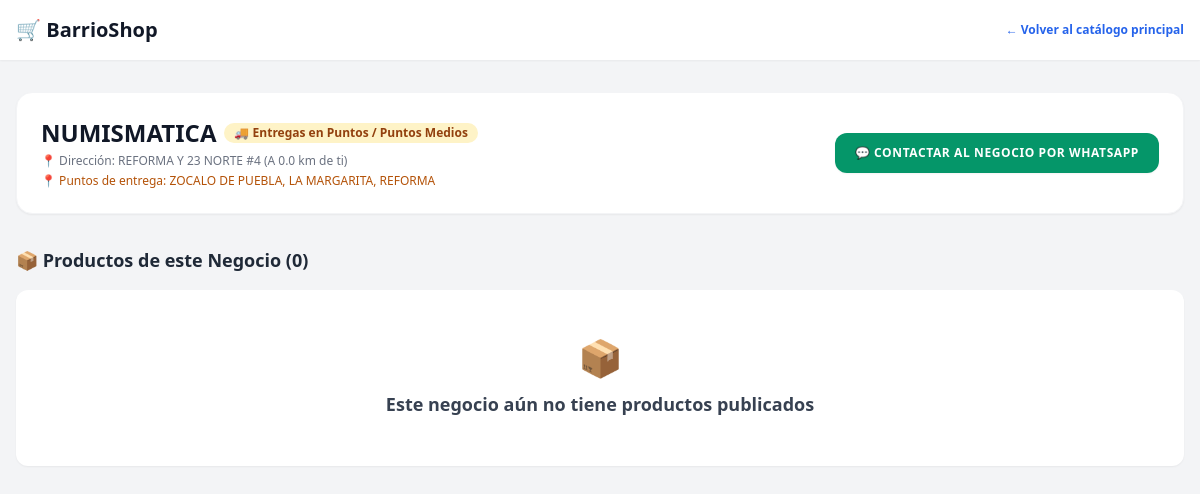
Page /business/1/ on the earlier database version.
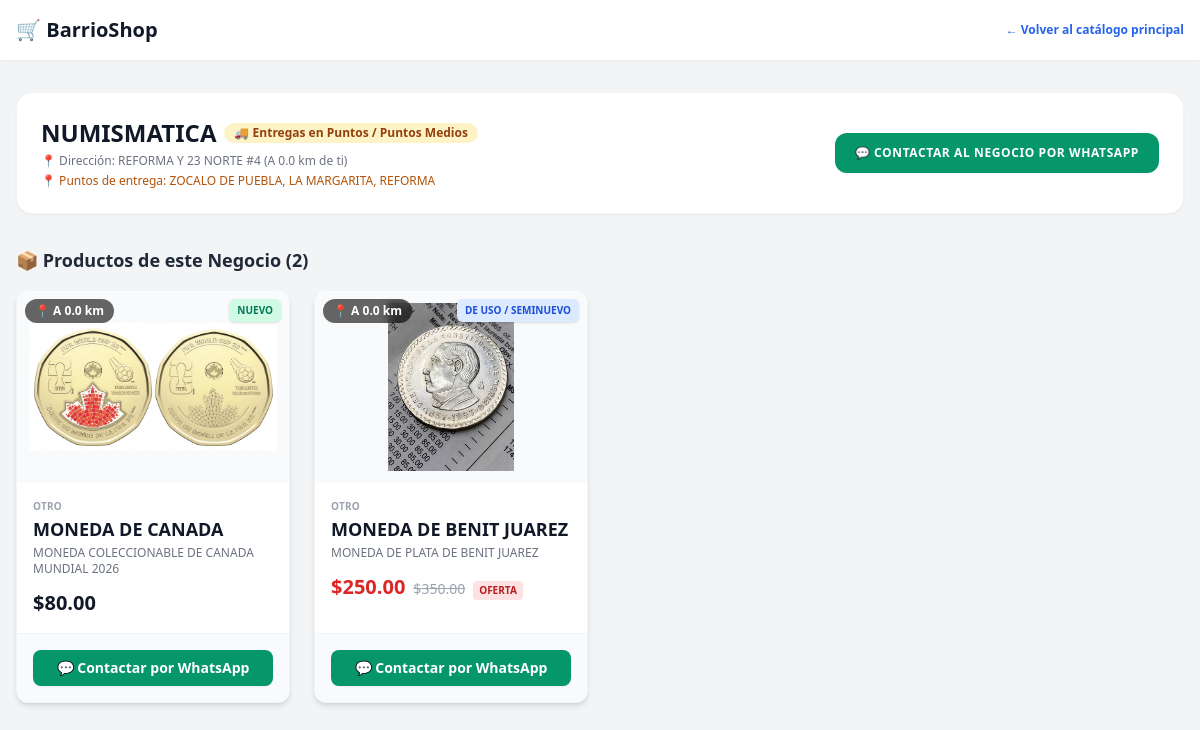
Same page on the later database version.
### marketplace/models.py (models this page shows, shortened)
class Business(models.Model):
    BUSINESS_TYPE_CHOICES = [
        ('fisico', 'Local Físico / Tienda Establecida'),
        ('entrega', 'Entregas en Puntos / Puntos Medios'),
    ]
    user = models.OneToOneField(User, on_delete=models.CASCADE, null=True, blank=True)
    name = models.CharField(max_length=100) # Nombre del negocio
    description = models.TextField()        # Breve descripción de lo que venden u ofrecen
    whatsapp = models.CharField(max_length=20) # Número de contacto para pedidos por WhatsApp
    address = models.CharField(max_length=255) # Dirección física o referencia principal
    latitude = models.FloatField()
    longitude = models.FloatField()
    business_type = models.CharField(max_length=20, choices=BUSINESS_TYPE_CHOICES, default='fisico')
    delivery_zones = models.TextField(blank=True, null=True, help_text="Específica dónde entregas si no tienes local fijo")
    opening_time = models.TimeField(null=True, blank=True, verbose_name="Hora de apertura")
    closing_time = models.TimeField(null=True, blank=True, verbose_name="Hora de cierre")
    is_active = models.BooleanField(default=True, verbose_name="¿Empresa Activa?")

class Product(models.Model):
    CATEGORY_CHOICES = [
        ('comida', 'Comida y Antojitos'),
        ('vehiculos', 'Vehículos'),
        ('supermercado', 'Supermercado'),
        ('tecnologia', 'Tecnología'),
        ('electrodomesticos', 'Electrodomésticos'),
        ('hogar', 'Hogar y Muebles'),
        ('moda', 'Moda'),
        ('deportes', 'Deportes y Fitness'),
        ('herramientas', 'Herramientas'),
        ('construccion', 'Construcción'),
        ('mascotas', 'Mascotas'),
        ('abarrotes', 'Abarrotes'),
        ('servicios', 'Servicios y Oficios'),
        ('otro', 'Otro'),
    ]
    CONDITION_CHOICES = [
        ('nuevo', 'Nuevo'),
        ('usado', 'De uso / Seminuevo'),
    ]
    business = models.ForeignKey('Business', on_delete=models.CASCADE)
    name = models.CharField(max_length=100)
    description = models.TextField()
    price = models.DecimalField(max_digits=10, decimal_places=2)
    condition = models.CharField(max_length=20, choices=CONDITION_CHOICES, default='nuevo')
    warranty = models.CharField(max_length=255, blank=True, null=True, verbose_name="Garantía del producto", help_text="Ej. Sin garantía, 30 días con el vendedor, etc.")
    is_promo = models.BooleanField(default=False)
    promo_price = models.DecimalField(max_digits=10, decimal_places=2, null=True, blank=True)
    is_express_promo = models.BooleanField(default=False)
    express_promo_start = models.DateTimeField(null=True, blank=True)
    express_promo_end = models.DateTimeField(null=True, blank=True)
    is_featured = models.BooleanField(default=False, verbose_name="¿Producto Destacado?")
    featured_until = models.DateTimeField(null=True, blank=True, verbose_name="Destacado Hasta")
    image = models.ImageField(upload_to='products/', null=True, blank=True)
    image_2 = models.ImageField(upload_to='products/', null=True, blank=True)
    image_3 = models.ImageField(upload_to='products/', null=True, blank=True)
    category = models.CharField(max_length=50, choices=CATEGORY_CHOICES, default='otro')
    is_available = models.BooleanField(default=True, verbose_name="Disponible en stock")

### marketplace/views.py (the view)
# urls.py: path('business/<int:business_id>/', views.business_profile_view, name='business_profile'),
def business_profile_view(request, business_id):
    DEFAULT_LAT = 19.0413
    DEFAULT_LNG = -98.2062
    business = get_object_or_404(Business, id=business_id, is_active=True)
    products = Product.objects.filter(business=business, is_available=True).order_by('-id')
    lat_param = request.GET.get('lat', DEFAULT_LAT)
    lng_param = request.GET.get('lng', DEFAULT_LNG)
    try:
        user_lat = float(lat_param)
        user_lng = float(lng_param)
    except ValueError:
        user_lat = DEFAULT_LAT
        user_lng = DEFAULT_LNG
    distance = calculate_distance(user_lat, user_lng, business.latitude, business.longitude)
    business.distance_km = round(distance, 1)
    for p in products:
        p.distance_km = business.distance_km
    context = {
        'business': business,
        'products': products,
        'user_lat': user_lat,
        'user_lng': user_lng,
    }
    return render(request, 'marketplace/business_profile.html', context)

### marketplace/views.py (called while the page is built)
def calculate_distance(lat1, lon1, lat2, lon2):
    R = 6371.0
    dlat = radians(lat2 - lat1)
    dlon = radians(lon2 - lon1)
    a = sin(dlat / 2)**2 + cos(radians(lat1)) * cos(radians(lat2)) * sin(dlon / 2)**2
    c = 2 * atan2(sqrt(a), sqrt(1 - a))
    return R * c

### marketplace/templates/marketplace/business_profile.html (shortened to what this page needs)
<!DOCTYPE html>
<html lang="es">
<head>
    <script src="https://cdn.tailwindcss.com"></script>
</head>
<body class="bg-gray-100 min-h-screen font-sans pb-12">
    <header class="bg-white shadow-sm sticky top-0 z-50">
        <div class="max-w-7xl mx-auto px-4 py-4 flex justify-between items-center">
            <a href="{% url 'home' %}" class="text-xl font-black text-gray-900 flex items-center gap-1">
                🛒 BarrioShop
            </a>
            <a href="{% url 'home' %}" class="text-xs font-semibold text-blue-600 hover:underline">
                ← Volver al catálogo principal
            </a>
        </div>
    </header>
    <main class="max-w-7xl mx-auto px-4 py-8">
        <div class="bg-white rounded-2xl shadow-sm border border-gray-100 p-6 mb-8 flex flex-col sm:flex-row justify-between items-start sm:items-center gap-4">
            <div>
                <div class="flex items-center gap-2 mb-1">
                    <h1 class="text-2xl font-black text-gray-900">{{ business.name }}</h1>
                    {% if business.business_type == 'store' %}
                        <span class="text-xs bg-green-100 text-green-800 font-bold px-2.5 py-0.5 rounded-full">🏪 Local Fijo</span>
                    {% else %}
                        <span class="text-xs bg-amber-100 text-amber-800 font-bold px-2.5 py-0.5 rounded-full">🚚 {{ business.get_business_type_display }}</span>
                    {% endif %}
                </div>
                <p class="text-xs text-gray-500">📍 Dirección: {{ business.address }} (A {{ business.distance_km }} km de ti)</p>
                {% if business.delivery_zones %}
                    <p class="text-xs text-amber-700 font-medium mt-1">📍 Puntos de entrega: {{ business.delivery_zones }}</p>
                {% endif %}
            </div>
            <a href="https://wa.me/52{{ business.whatsapp }}?text=Hola,%20visité%20su%20perfil%20en%20BarrioShop%20y%20me%20interesan%20sus%20productos."
               target="_blank"
               class="bg-emerald-600 hover:bg-emerald-700 text-white font-bold text-xs px-5 py-3 rounded-xl transition shadow-sm uppercase tracking-wider flex items-center gap-2 whitespace-nowrap">
                💬 Contactar al Negocio por WhatsApp
            </a>
        </div>
        <h2 class="text-lg font-extrabold text-gray-800 mb-4">📦 Productos de este Negocio ({{ products|length }})</h2>
        <div class="grid grid-cols-1 sm:grid-cols-2 md:grid-cols-3 lg:grid-cols-4 gap-6">
            {% for product in products %}
            <div class="bg-white rounded-xl shadow-md overflow-hidden flex flex-col justify-between hover:shadow-lg transition border border-gray-100">
                <div>
                    <div class="relative h-48 bg-gray-50 flex items-center justify-center p-3">
                        <a href="{% url 'product_detail' product.id %}" class="w-full h-full flex items-center justify-center">
                            {% if product.image %}
                                <img src="{{ product.image.url }}" alt="{{ product.name }}" class="max-w-full max-h-full object-contain hover:scale-105 transition">
                            {% else %}
                                <div class="flex items-center justify-center h-full text-gray-400 text-sm">Sin imagen</div>
                            {% endif %}
                        </a>
                        <span class="absolute top-2 left-2 bg-black/60 backdrop-blur-sm text-white text-xs font-semibold px-2.5 py-1 rounded-full pointer-events-none">
                            📍 A {{ product.distance_km }} km
                        </span>
                        <span class="absolute top-2 right-2 text-[10px] font-extrabold px-2 py-1 rounded-md shadow uppercase pointer-events-none {% if product.condition == 'nuevo' %}bg-emerald-100 text-emerald-700{% else %}bg-blue-100 text-blue-700{% endif %}">
                            {{ product.get_condition_display }}
                        </span>
                    </div>
                    <div class="p-4">
                        <span class="text-[10px] font-bold text-gray-400 uppercase tracking-wide block mb-1">
                            {{ product.get_category_display }}
                        </span>
                        <a href="{% url 'product_detail' product.id %}" class="font-bold text-gray-900 text-lg mt-1 leading-tight hover:text-blue-600 transition block">
                            {{ product.name }}
                        </a>
                        <p class="text-gray-500 text-xs mt-1 line-clamp-2">{{ product.description }}</p>
                        <div class="mt-3 flex items-baseline gap-2">
                            {% if product.promo_price %}
                                <span class="text-red-600 font-extrabold text-xl">${{ product.promo_price }}</span>
                                <span class="text-gray-400 line-through text-sm">${{ product.price }}</span>
                                <span class="text-[10px] bg-red-100 text-red-700 font-bold px-1.5 py-0.5 rounded">OFERTA</span>
                            {% else %}
                                <span class="text-gray-900 font-extrabold text-xl">${{ product.price }}</span>
                            {% endif %}
                        </div>
                    </div>
                </div>
                <div class="p-4 bg-gray-50 border-t border-gray-100">
                    <a href="https://wa.me/52{{ product.business.whatsapp }}?text=Hola,%20me%20interesa%20el%20producto%20*{{ product.name }}*%20que%20vi%20en%20BarrioShop."
                       target="_blank"
                       class="w-full bg-emerald-600 hover:bg-emerald-700 text-white text-sm font-semibold py-2 px-4 rounded-lg flex items-center justify-center gap-2 transition shadow-sm">
                        💬 Contactar por WhatsApp
                    </a>
                </div>
            </div>
            {% empty %}
            <div class="col-span-full bg-white rounded-xl p-12 text-center shadow-sm">
                <p class="text-4xl mb-3">📦</p>
                <h3 class="text-lg font-bold text-gray-700">Este negocio aún no tiene productos publicados</h3>
            </div>
            {% endfor %}
        </div>
    </main>
</body>
</html>

Differences in the rows shown:
added Product: image (picture), distance_km "0.0", condition "NUEVO", category "OTRO", name "MONEDA DE CANADA", description "MONEDA COLECCIONABLE DE CANADA MUNDIAL 2026", price "80.00"
added Product: image (picture), distance_km "0.0", condition "DE USO / SEMINUEVO", category "OTRO", name "MONEDA DE BENIT JUAREZ", description "MONEDA DE PLATA DE BENIT JUAREZ", promo_price "250.00", price "350.00"
Other differences:
{{ products|length }}: "0" → "2"
text no longer shown: "📦 Este negocio aún no tiene productos publicados"
